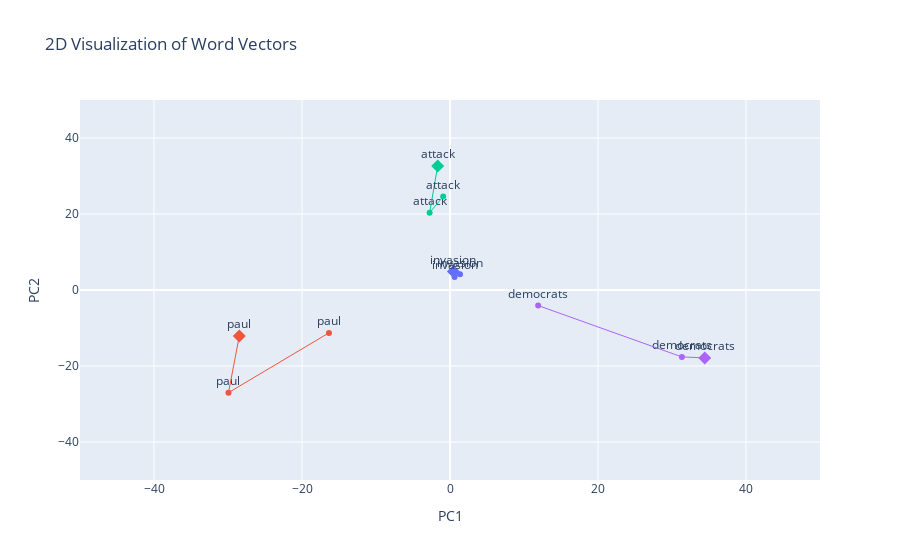

Notebook code for this chart:
### Code cell
test_words_pelosi = ["attack", "democrats", "invasion"]
selected_months_pelosi = [10, 11, 12]
plot_word_vectors_tppmi(tppmi_model.get_2d_representation(test_words_pelosi + [target_word_pelosi], use_tsne=False, selected_months = selected_months_pelosi))

### Figure 1 — Plotly figure (JSON) as saved in the notebook; plotly's stock layout.template omitted (floating-point values rounded to 4 significant figures)
{"data": [{"marker": {"color": "#00CC96"}, "mode": "markers+text", "name": "attack", "showlegend": false, "text": ["attack"], "textposition": "top center", "x": [-1.665], "y": [32.62], "type": "scatter"}, {"marker": {"color": "#00CC96", "size": 10, "symbol": "diamond"}, "mode": "markers", "showlegend": false, "x": [-1.665], "y": [32.62], "type": "scatter"}, {"marker": {"color": "#00CC96"}, "mode": "markers+text", "name": "attack", "showlegend": false, "text": ["attack"], "textposition": "top center", "x": [-2.753], "y": [20.35], "type": "scatter"}, {"line": {"color": "#00CC96", "width": 1}, "mode": "lines", "showlegend": false, "x": [-1.665, -2.753], "y": [32.62, 20.35], "type": "scatter"}, {"marker": {"color": "#00CC96"}, "mode": "markers+text", "name": "attack", "showlegend": false, "text": ["attack"], "textposition": "top center", "x": [-0.9224], "y": [24.6], "type": "scatter"}, {"line": {"color": "#00CC96", "width": 1}, "mode": "lines", "showlegend": false, "x": [-2.753, -0.9224], "y": [20.35, 24.6], "type": "scatter"}, {"marker": {"color": "#AB63FA"}, "mode": "markers+text", "name": "democrats", "showlegend": false, "text": ["democrats"], "textposition": "top center", "x": [34.43], "y": [-17.87], "type": "scatter"}, {"marker": {"color": "#AB63FA", "size": 10, "symbol": "diamond"}, "mode": "markers", "showlegend": false, "x": [34.43], "y": [-17.87], "type": "scatter"}, {"marker": {"color": "#AB63FA"}, "mode": "markers+text", "name": "democrats", "showlegend": false, "text": ["democrats"], "textposition": "top center", "x": [31.34], "y": [-17.61], "type": "scatter"}, {"line": {"color": "#AB63FA", "width": 1}, "mode": "lines", "showlegend": false, "x": [34.43, 31.34], "y": [-17.87, -17.61], "type": "scatter"}, {"marker": {"color": "#AB63FA"}, "mode": "markers+text", "name": "democrats", "showlegend": false, "text": ["democrats"], "textposition": "top center", "x": [11.91], "y": [-4.091], "type": "scatter"}, {"line": {"color": "#AB63FA", "width": 1}, "mode": "lines", "showlegend": false, "x": [31.34, 11.91], "y": [-17.61, -4.091], "type": "scatter"}, {"marker": {"color": "#636EFA"}, "mode": "markers+text", "name": "invasion", "showlegend": false, "text": ["invasion"], "textposition": "top center", "x": [0.455], "y": [4.841], "type": "scatter"}, {"marker": {"color": "#636EFA", "size": 10, "symbol": "diamond"}, "mode": "markers", "showlegend": false, "x": [0.455], "y": [4.841], "type": "scatter"}, {"marker": {"color": "#636EFA"}, "mode": "markers+text", "name": "invasion", "showlegend": false, "text": ["invasion"], "textposition": "top center", "x": [1.355], "y": [4.13], "type": "scatter"}, {"line": {"color": "#636EFA", "width": 1}, "mode": "lines", "showlegend": false, "x": [0.455, 1.355], "y": [4.841, 4.13], "type": "scatter"}, {"marker": {"color": "#636EFA"}, "mode": "markers+text", "name": "invasion", "showlegend": false, "text": ["invasion"], "textposition": "top center", "x": [0.6204], "y": [3.453], "type": "scatter"}, {"line": {"color": "#636EFA", "width": 1}, "mode": "lines", "showlegend": false, "x": [1.355, 0.6204], "y": [4.13, 3.453], "type": "scatter"}, {"marker": {"color": "#EF553B"}, "mode": "markers+text", "name": "paul", "showlegend": false, "text": ["paul"], "textposition": "top center", "x": [-28.47], "y": [-12.13], "type": "scatter"}, {"marker": {"color": "#EF553B", "size": 10, "symbol": "diamond"}, "mode": "markers", "showlegend": false, "x": [-28.47], "y": [-12.13], "type": "scatter"}, {"marker": {"color": "#EF553B"}, "mode": "markers+text", "name": "paul", "showlegend": false, "text": ["paul"], "textposition": "top center", "x": [-29.94], "y": [-27.02], "type": "scatter"}, {"line": {"color": "#EF553B", "width": 1}, "mode": "lines", "showlegend": false, "x": [-28.47, -29.94], "y": [-12.13, -27.02], "type": "scatter"}, {"marker": {"color": "#EF553B"}, "mode": "markers+text", "name": "paul", "showlegend": false, "text": ["paul"], "textposition": "top center", "x": [-16.36], "y": [-11.28], "type": "scatter"}, {"line": {"color": "#EF553B", "width": 1}, "mode": "lines", "showlegend": false, "x": [-29.94, -16.36], "y": [-27.02, -11.28], "type": "scatter"}], "layout": {"legend": {"x": 1.02, "y": 1.0}, "title": {"text": "2D Visualization of Word Vectors"}, "xaxis": {"range": [-50, 50], "title": {"text": "PC1"}}, "yaxis": {"range": [-50, 50], "title": {"text": "PC2"}}}}
